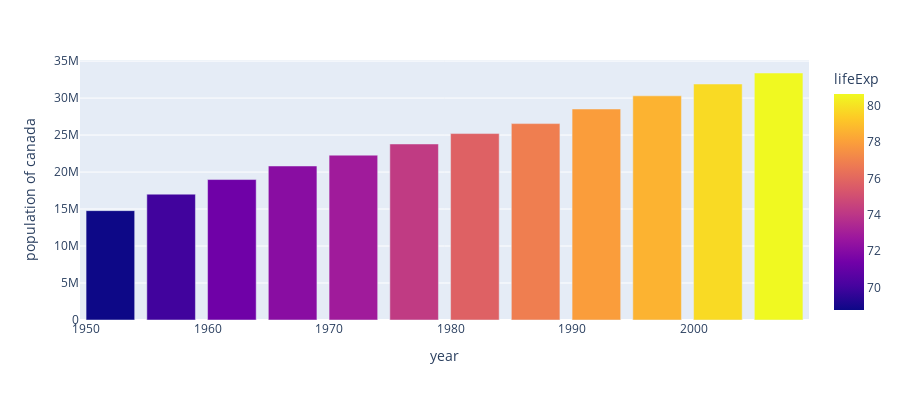

Source (notebook cell):
### Code cell
#To add hover_data and color and edit label
fig = px.bar(data_canada, x='year',y='pop',
            hover_data = ['lifeExp','gdpPercap'], color = 'lifeExp',
            labels={'pop': 'population of canada'},height=400)
fig.show()

### Figure 1 — Plotly figure (JSON) as saved in the notebook; plotly's stock layout.template omitted (floating-point values rounded to 4 significant figures)
{"data": [{"alignmentgroup": "True", "customdata": [[68.75, 11370.0], [69.96, 12490.0], [71.3, 13460.0], [72.13, 16080.0], [72.88, 18970.0], [74.21, 22090.0], [75.76, 22900.0], [76.86, 26630.0], [77.95, 26340.0], [78.61, 28950.0], [79.77, 33330.0], [80.65, 36320.0]], "hovertemplate": "year=%{x}<br>population of canada=%{y}<br>lifeExp=%{marker.color}<br>gdpPercap=%{customdata[1]}<extra></extra>", "legendgroup": "", "marker": {"color": [68.75, 69.96, 71.3, 72.13, 72.88, 74.21, 75.76, 76.86, 77.95, 78.61, 79.77, 80.65], "coloraxis": "coloraxis"}, "name": "", "offsetgroup": "", "orientation": "v", "showlegend": false, "textposition": "auto", "type": "bar", "x": [1952, 1957, 1962, 1967, 1972, 1977, 1982, 1987, 1992, 1997, 2002, 2007], "xaxis": "x", "y": [14785584, 17010154, 18985849, 20819767, 22284500, 23796400, 25201900, 26549700, 28523502, 30305843, 31902268, 33390141], "yaxis": "y"}], "layout": {"barmode": "relative", "coloraxis": {"colorbar": {"title": {"text": "lifeExp"}}, "colorscale": [[0, "#0d0887"], [0.1111, "#46039f"], [0.2222, "#7201a8"], [0.3333, "#9c179e"], [0.4444, "#bd3786"], [0.5556, "#d8576b"], [0.6667, "#ed7953"], [0.7778, "#fb9f3a"], [0.8889, "#fdca26"], [1, "#f0f921"]]}, "height": 400, "legend": {"tracegroupgap": 0}, "margin": {"t": 60}, "xaxis": {"anchor": "y", "domain": [0, 1], "title": {"text": "year"}}, "yaxis": {"anchor": "x", "domain": [0, 1], "title": {"text": "population of canada"}}}}
